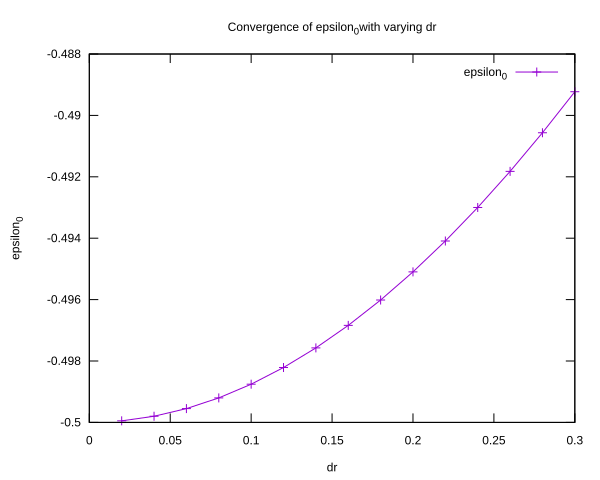

Source code (gnuplot):
set terminal svg enhanced background "white"
set output output_file

set xlabel "dr"
set ylabel "epsilon_0"
set title "Convergence of epsilon_0 with varying dr"

plot input_file using 2:3 title "epsilon_0" with linespoints
